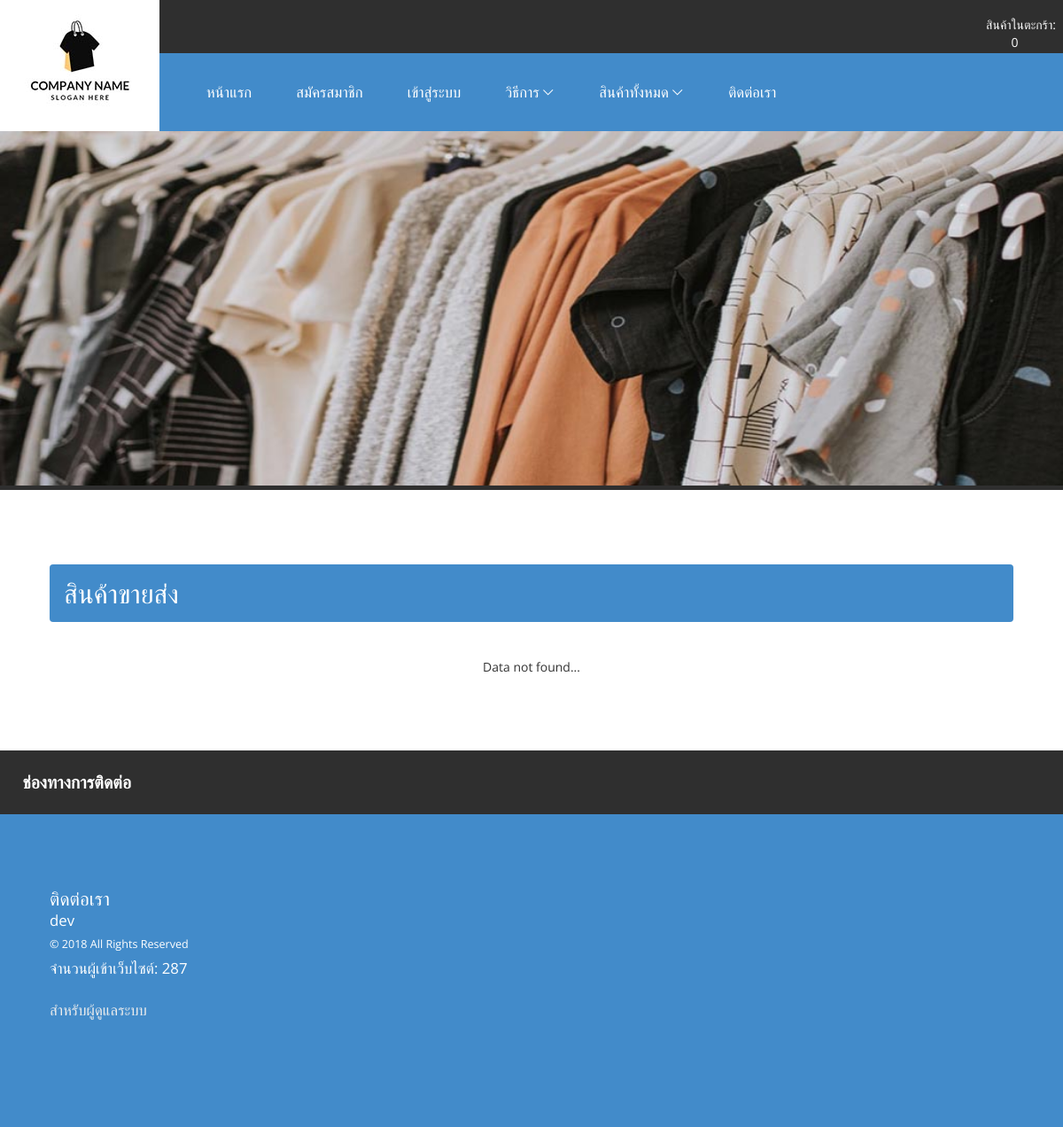
The app's page /all_product_whoesale.php, older data.
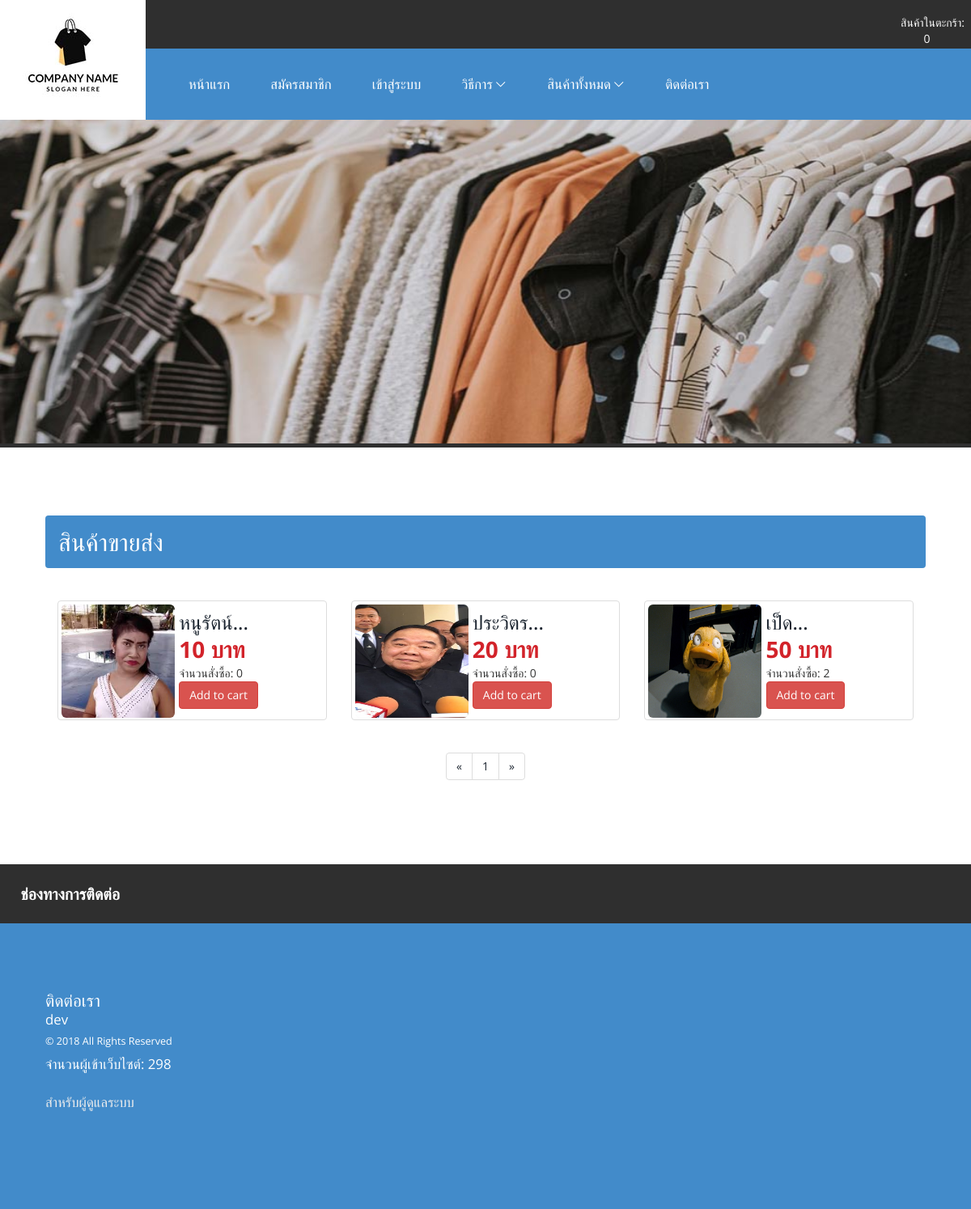
The same page, newer data.
### tables this page shows
CREATE TABLE `product` (
  `Pro_ID` int(6) UNSIGNED ZEROFILL NOT NULL,
  `Pro_Img` varchar(20) NOT NULL,
  `Pro_Name` varchar(100) NOT NULL,
  `Pro_Detail` text NOT NULL,
  `Pro_Price` double(7,2) NOT NULL,
  `Pro_Amount` int(11) NOT NULL,
  `Pro_Buy` int(11) NOT NULL,
  `Pro_Promotion` int(2) NOT NULL COMMENT 'ถ้าเป็น 0 คือไม่อยู่ในโปรโมชั่น / 1 คือจัดโปรโมชั่น',
  `Pro_SaleType` int(2) NOT NULL COMMENT '0 = ขายปลีก , 1=ขายส่ง',
  `Pro_Date` date NOT NULL
);

### conn.php (called while the page is built, shortened)
<?php
$contact_web = "dev";
?>

### all_product_whoesale.php (the view, shortened to what this page needs)
<?php require_once "header.php";?>
	<div class="content-grids">
	<h2 class="alert">สินค้าขายส่ง</h2>
	<div class="col-md-12 content-grid">
		<div class="row">
 <?php
 $perpage = 12;
if (isset($_GET['page'])) {
 $page = $_GET['page'];
 } else {
 $page = 1;
 }
            $start = ($page - 1) * $perpage;
 $sql = $conn->query("select * from product where Pro_SaleType = '1' order by Pro_ID desc limit $start,$perpage");
 $sql2 = $conn->query("select * from product where Pro_SaleType = '1' order by Pro_ID desc");
$total_record = $sql2->num_rows;
$total_page = ceil($total_record / $perpage);
       while ($show = $sql->fetch_assoc()){
              ?>
  <div class="col-sm-6 col-md-4 grid-product-in">
    <div class="thumbnail">
      <a href="view_product.php?id=<?php echo $show['Pro_ID'];?>" class="lot"><img class="img-responsive " width="140px" height="140px" src="images/product/<?php echo $show['Pro_Img'];?>" alt=""></a>
      <div class="caption">
        <h3><a href="view_product.php?id=<?php echo $show['Pro_ID'];?>"><?php echo iconv_substr($show['Pro_Name'],0,20,'UTF-8').'...';?></a></h3>
                <label  class="add-to">
                <?php echo number_format($show['Pro_Price'],0);?> บาท
                </label>
                จำนวนสั่งซื้อ: <?php echo $show['Pro_Buy'];?>
        <p><button type="button" onclick="window.location='?data=cart&pro_id=<?php echo $show['Pro_ID'];?>'" class="btn btn-danger">Add to cart</button></p>
      </div>
    </div>
  </div>
	<?php }?>
  </div>
		</div>
		<div class="clearfix"> </div>
		<div align="center"><?php if($sql->num_rows==0){Chk_Row($sql);}else {?><nav>
 <ul class="pagination">
 <li>
 <a href="?page=1" aria-label="Previous">
 <span aria-hidden="true">&laquo;</span> </a> </li>
 <?php for($i=1;$i<=$total_page;$i++){ ?>
 <li><a href="?page=<?php echo $i; ?>"><?php echo $i; ?></a></li>
 <?php } ?>
 <li>
 <a href="?page=<?php echo $total_page;?>" aria-label="Next">
 <span aria-hidden="true">&raquo;</span> </a> </li>
 </ul>
 </nav><?php } ?></div>
	</div>
	</div>
<?php require_once "footer.php";?>
</body>
</html>

### header.php (shortened to what this page needs)
<?php
require_once "conn.php";
require_once "function.php";
?>
<!doctype html>
<html>
<head>
<link href="css/bootstrap.css" rel="stylesheet" type="text/css" />
<link href="css/style.css" rel="stylesheet" type="text/css" media="all" />
<link href="css/owl.carousel.css" rel="stylesheet">
</head>
<body>
  <div class="header">
    <div class="logo">
    <img  src="./images/logo.jpg" alt="ชื่อร้าน">
    </div>
    <div  class="header-top">
      <div class="header-grid">
        <ul class="header-in">
          </ul>
          <div class="online">
          <a href="cart.php" >สินค้าในตะกร้า: <?php Total_Cart();?></a>
          </div>
          <div class="clearfix"> </div>
      </div>
      <div class="header-bottom">
        <div class="h_menu4">
        <ul class="nav">
          <li class="active"><a href="index.php">หน้าแรก</a></li>
          <?php if(!$_SESSION['ses_user_id']){?><li><a href="register.php">สมัครสมาชิก</a></li><?php } ?>
          <?php if(!$_SESSION['ses_user_id']){?><li><a href="login.php">เข้าสู่ระบบ</a></li><?php } ?>
          <li><a href="#">วิธีการ <i> </i></a>
          </li>
          <li><a href="#">สินค้าทั้งหมด <i> </i></a>
          </li>
          <li><a href="contact.php">ติดต่อเรา</a></li>
        </ul>
      </div>
      <div class="clearfix"> </div>
    </div>
    </div>
  </div>
  <div class="banner">
  </div>
<div class="content">
  <div class="sport-your">
    <div class="line1">
    </div>
    <div id="example1">

### function.php (shortened to what this page needs)
<?php
function Chk_Row ($sql){
if(mysqli_num_rows($sql)==0){
echo "<center>Data not found...</center>";
}
}
function Total_Cart (){
include "conn.php";
$sql = $conn->query("select * from cart where Mem_ID = '$_SESSION[ses_user_id]'")or die (mysqli_error());
echo $rows = $sql->num_rows;
}
?>

### footer.php (shortened to what this page needs)
<div class="footer">
	<div class="col-md-12 footer-left left-footer">
		<h4>ช่องทางการติดต่อ</h4>
		<div class="run-top top-run">
		<ul class="run-grid">
		<li><div class="letter">
			<h5>ติดต่อเรา</h5>
			<p><?php echo $contact_web;?></p>
			<p class="footer-class"> © 2018 <?php echo $title;?> All Rights Reserved </p>
               <?php $sql = $conn->query("select * from count_page");
			$row = $sql->num_rows;
			?>
               <p>จำนวนผู้เข้าเว็บไซต์: <?php echo $row;?></p>
               <br>
               <a href="admin/index.php" class="text-success" target="_blank">สำหรับผู้ดูแลระบบ</a>
		</div></li>
		</ul>
		<div class="clearfix"> </div>
		</div>
	</div>
</div>

### css/style.css (style rules this page uses)
body { background: #ffffff;; font-family: 'Open Sans', sans-serif; }
body a { transition: 0.5s all; -webkit-transition: 0.5s all; -o-transition: 0.5s all; -moz-transition: 0.5s all; -ms-transition: 0.5s all; }
ul { padding: 0; margin: 0; }
h1,h2,h3,h4,h5,h6,label,p { margin:0; }
.logo { background:#FFF; width:15%; margin:0 auto; float: left; text-align: center; }
.header-top { float:left; width:85%; background:#2f2f2f; }
.header-in { float: left; width: 90%; text-align:right; padding: 1em 5em 0 0; }
.online { float:left; background:#2f2f2f; width: 10%; text-align: center; min-height: 60px; padding: 18px 0 0; }
.online a { text-decoration:none; font-size:1.2em; color:#fff; padding: 0 0.5em; }
.header-bottom { background: #428bca; padding: 2em; margin: 0em 0 0; }
.h_menu4 { float: left; }
.nav { list-style: none; *zoom: 1; }
.nav:before, .nav:after { content: " "; display: table; }
.nav:after { clear: both; }
.nav li a { display: block; padding: 4px 15px; color: #fff; font-size: 1.2em; -webkit-transition: all 0.3s ease-out; -moz-transition: all 0.3s ease-out; -ms-transition: all 0.3s ease-out; -o-transition: all 0.3s ease-out; transition: all 0.3s ease-out; text-decoration: none; }
.nav li { color:#fff; }
.nav li { position: relative; }
.nav li.active { color:#fff; }
.nav li a i { background: url(../images/arrow.png) no-repeat 0px 4px; display: inline-block; width: 13px; height: 13px; }
.nav > li { float:left; margin: 0 10px; }
.banner { background: url(../images/banner/banner.jpg) no-repeat center; width: 100%; min-height: 400px; display: block; padding: 12em 0 0; background-size: cover; }
.line1,.line2 { background: #2f2f2f; width: 100%; height: 5px; display: block; }
.sport-your { position: relative; }
.content-grids { padding:6em 4em; }
.lot { float:left; width:45%; }
.content-grid { position:relative; }
label.add-to { display:block; font-size: 2em; color: #d2232a; }
.footer-left { padding:0; }
.footer-left h4 { padding:1em; color:#fff; font-size: 1.7em; background: #33CCFF; font-weight: 600; text-transform: uppercase; }
.run-top { background:#428bca; padding:3em 2em; min-height: 270px; }
.run-grid { float:left; width:50%; }
.run-grid li,.run-grid-in li { list-style:none; }
.run-grid li a,.run-grid-in li a { padding: 0.2em 0; color: #ededed; font-size: 1.2em; text-decoration: none; display: block; }
.left-footer h4 { background:#2f2f2f; }
.top-run { background:#428bca; min-height: 270px; }
.letter { background:#428bca; padding:3em 2em 1em; color:#fff; min-height: 271px; }
.letter h5 { font-size:1.5em; }
.letter p { font-size:1.2em; }
p.footer-class { font-size: 1em; color: #fff; padding: 0.5em 0; }
@media (max-width:1440px) { .online a { font-size: 1em; } }
@media (max-width:1440px) { .letter { min-height: 270px; } }
@media (max-width:1366px) { .footer-left h4 { padding: 1.3em; font-size: 1.4em; } }
@media (max-width:1366px) { .letter { min-height: 269px; } }
@media (max-width:1280px) { p.footer-class { font-size: 0.9em; } }

Row changes from the older to the newer data that the page shows:
added product: Pro_Img (picture), Pro_Name "หนูรัตน์", Pro_Price "10", Pro_Buy "0"
added product: Pro_Img (picture), Pro_Name "ประวิตร", Pro_Price "20", Pro_Buy "0"
now on this page (row edited): product: Pro_Img (picture), Pro_Name "เป็ด", Pro_Price "50", Pro_Buy "2"
Text that changed along with them:
$row: "287" → "298"
text no longer shown: "Data not found..."
new list line: "1"
